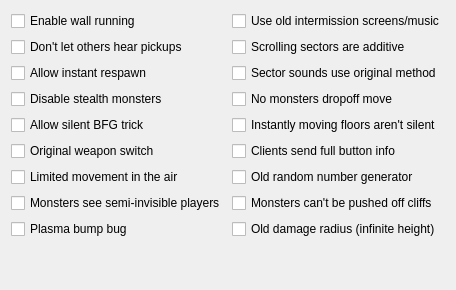
     <widget class="QWidget" name="tabCompatibility">
      <attribute name="title">
       <string>Compatibility</string>
      </attribute>
      <layout class="QVBoxLayout" name="verticalLayout_28">
       <item>
        <layout class="QHBoxLayout" name="horizontalLayout_6">
         <item>
          <layout class="QVBoxLayout" name="verticalLayout_22">
           <item>
            <widget class="QCheckBox" name="cbCompatEnableWallRunning">
             <property name="toolTip">
              <string>Enable buggier wall clipping so players can wallrun.</string>
             </property>
             <property name="text">
              <string>Enable wall running</string>
             </property>
            </widget>
           </item>
           <item>
            <widget class="QCheckBox" name="cbCompatDontLetOthersHearPickups">
             <property name="toolTip">
              <string>Pickups are only heard locally.</string>
             </property>
             <property name="text">
              <string>Don't let others hear pickups</string>
             </property>
            </widget>
           </item>
           <item>
            <widget class="QCheckBox" name="cbCompatAllowInstantRespawn">
             <property name="text">
              <string>Allow instant respawn</string>
             </property>
            </widget>
           </item>
           <item>
            <widget class="QCheckBox" name="cbCompatDisableStealthMonsters">
             <property name="toolTip">
              <string>&lt;html&gt;&lt;head/&gt;&lt;body&gt;&lt;p&gt;Disable stealth monsters, since doom2.exe didn't have them.&lt;/p&gt;&lt;p&gt;&lt;span style=&quot; font-weight:600;&quot;&gt;Note: this handles ZDoom's invisible monsters.&lt;/span&gt;&lt;/p&gt;&lt;p&gt;&lt;span style=&quot; font-weight:600;&quot;&gt;THIS DOESN'T AFFECT THE PARTIAL INVISIBILITY SPHERE IN ANY WAY. See &amp;quot;Monsters see semi-invisible players&amp;quot; for that.&lt;/span&gt;&lt;/p&gt;&lt;/body&gt;&lt;/html&gt;</string>
             </property>
             <property name="text">
              <string>Disable stealth monsters</string>
             </property>
            </widget>
           </item>
           <item>
            <widget class="QCheckBox" name="cbCompatAllowSilentBFGTrick">
             <property name="toolTip">
              <string>Limit actors to one sound at a time.</string>
             </property>
             <property name="text">
              <string>Allow silent BFG trick</string>
             </property>
            </widget>
           </item>
           <item>
            <widget class="QCheckBox" name="cbCompatOriginalWeaponSwitch">
             <property name="toolTip">
              <string>Clients use the vanilla Doom weapon on pickup behavior.</string>
             </property>
             <property name="text">
              <string>Original weapon switch</string>
             </property>
            </widget>
           </item>
           <item>
            <widget class="QCheckBox" name="cbCompatLimitedMovementInTheAir">
             <property name="text">
              <string>Limited movement in the air</string>
             </property>
            </widget>
           </item>
           <item>
            <widget class="QCheckBox" name="cbCompatMonstersSeeSemiInvisiblePlayers">
             <property name="toolTip">
              <string>This affects the partial invisibility sphere.</string>
             </property>
             <property name="text">
              <string>Monsters see semi-invisible players</string>
             </property>
            </widget>
           </item>
           <item>
            <widget class="QCheckBox" name="cbCompatPlasmaBumpBug">
             <property name="toolTip">
              <string>Allow the map01 &quot;plasma bump&quot; bug.</string>
             </property>
             <property name="text">
              <string>Plasma bump bug</string>
             </property>
            </widget>
           </item>
          </layout>
         </item>
         <item>
          <layout class="QVBoxLayout" name="verticalLayout_24">
           <item>
            <widget class="QCheckBox" name="cbCompatUseOldIntermissionScreensMusic">
             <property name="toolTip">
              <string>Use doom2.exe's original intermission screens/music.</string>
             </property>
             <property name="text">
              <string>Use old intermission screens/music</string>
             </property>
            </widget>
           </item>
           <item>
            <widget class="QCheckBox" name="cbCompatScrollingSectorsAreAdditive">
             <property name="toolTip">
              <string>Scrolling sectors are additive like in Boom.</string>
             </property>
             <property name="text">
              <string>Scrolling sectors are additive</string>
             </property>
            </widget>
           </item>
           <item>
            <widget class="QCheckBox" name="cbCompatSectorSoundsUseOriginalMethod">
             <property name="toolTip">
              <string>Sector sounds use original method for sound origin.</string>
             </property>
             <property name="text">
              <string>Sector sounds use original method</string>
             </property>
            </widget>
           </item>
           <item>
            <widget class="QCheckBox" name="cbCompatNoMonstersDropoffMove">
             <property name="toolTip">
              <string>Monsters cannot move when hanging over a dropoff.</string>
             </property>
             <property name="text">
              <string>No monsters dropoff move</string>
             </property>
            </widget>
           </item>
           <item>
            <widget class="QCheckBox" name="cbCompatInstantlyMovingFloorsArentSilent">
             <property name="toolTip">
              <string>Instantly moving floors are not silent.</string>
             </property>
             <property name="text">
              <string>Instantly moving floors aren't silent</string>
             </property>
            </widget>
           </item>
           <item>
            <widget class="QCheckBox" name="cbCompatClientsSendFullButtonInfo">
             <property name="toolTip">
              <string>&lt;html&gt;&lt;head/&gt;&lt;body&gt;&lt;p&gt;Clients send ucmd.buttons as &amp;quot;long&amp;quot; instead of as &amp;quot;byte&amp;quot; in CLIENTCOMMANDS_ClientMove. So far this is only necessary if the ACS function GetPlayerInput is used in a server side script to check for buttons bigger than BT_ZOOM. Otherwise this information is completely useless for the server and the additional net traffic to send it should be avoided.&lt;/p&gt;&lt;/body&gt;&lt;/html&gt;</string>
             </property>
             <property name="text">
              <string>Clients send full button info</string>
             </property>
            </widget>
           </item>
           <item>
            <widget class="QCheckBox" name="cbCompatOldRandomNumberGenerator">
             <property name="toolTip">
              <string>&lt;html&gt;&lt;head/&gt;&lt;body&gt;&lt;p&gt;Use Doom's random table instead of ZDoom's random number generator. Affects weapon damage among other things.&lt;/p&gt;&lt;/body&gt;&lt;/html&gt;</string>
             </property>
             <property name="text">
              <string>Old random number generator</string>
             </property>
            </widget>
           </item>
           <item>
            <widget class="QCheckBox" name="cbCompatMonstersCantBePushedOffCliffs">
             <property name="text">
              <string>Monsters can't be pushed off cliffs</string>
             </property>
            </widget>
           </item>
           <item>
            <widget class="QCheckBox" name="cbCompatOldDamageRadiusInfiniteHeight">
             <property name="text">
              <string>Old damage radius (infinite height)</string>
             </property>
            </widget>
           </item>
          </layout>
         </item>
        </layout>
       </item>
       <item>
        <spacer name="verticalSpacer_7">
         <property name="orientation">
          <enum>Qt::Vertical</enum>
         </property>
         <property name="sizeHint" stdset="0">
          <size>
           <width>20</width>
           <height>40</height>
          </size>
         </property>
        </spacer>
       </item>
      </layout>
     </widget>
